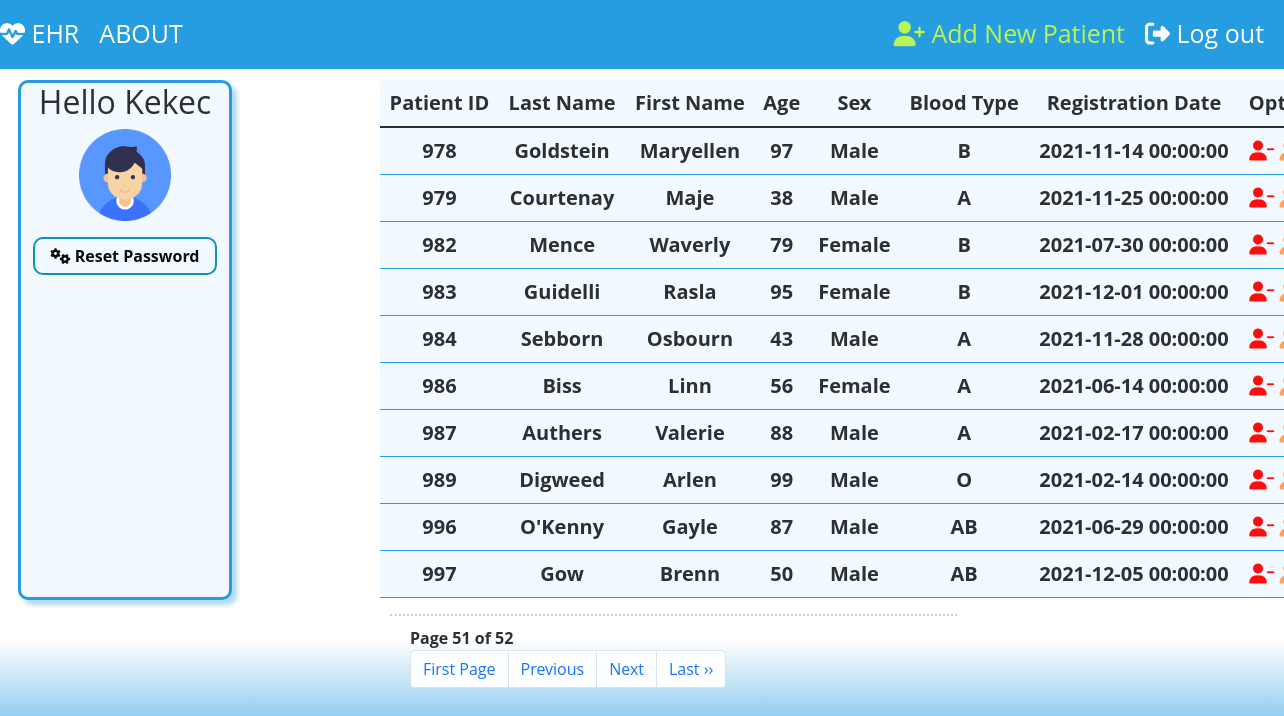
The app's page /Main.php?page_no=51 (signed in) with its own data.
### tables this page shows
CREATE TABLE `patients` (
  `patientID` int(11) NOT NULL,
  `lastName` varchar(255) DEFAULT NULL,
  `firstName` varchar(255) DEFAULT NULL,
  `age` int(11) DEFAULT NULL,
  `sex` varchar(255) DEFAULT NULL,
  `bloodType` varchar(255) DEFAULT NULL,
  `registrationDate` datetime DEFAULT NULL,
  `bloodPressure` varchar(255) DEFAULT NULL,
  `image` longblob DEFAULT NULL,
  `id` int(11) DEFAULT NULL
);

### Main.php (the view, shortened to what this page needs)
<!DOCTYPE html>
<html>
<head>
    <link href="https://cdn.jsdelivr.net/npm/bootstrap@5.1.3/dist/css/bootstrap.min.css" rel="stylesheet">
</head>
<body style="background-color:#fbfbff">
<nav>
  <ul class="nav-bar">
	  <li class="nav-bar_item"><a class="logo" href="Main.php"><i class="fas fa-heartbeat"></i> EHR</a></li>
	  <li class="nav-bar_item"><a class="logo" href="about.php">about</a></li>
  </ul>
	<ul class="nav-bar">
		<li class="nav-bar_item"><a href="create.php" style="color:#B5F44A"><i class="fas fa-user-plus" style="color:#B5F44A"></i> Add New Patient</a></li>
		<li class="nav-bar_item"><a href="logout.php"><i class="fas fa-sign-out-alt"></i> Log out</a></li>
	</ul>
</nav>
<div class="row">
<div class="col-2" style="background-color:#f3faff; height:520px; margin-left:30px; margin-top: 80px; margin-right:10px; border-style:solid; border-color:#1b98e0; box-shadow: 5px 5px 5px lightblue; border-radius:10px;position:fixed;">
  <h2 style="text-align: center;"> Hello <?php echo $_SESSION["username"];?> </h2>
  <p><img src="user_1.png" class="imgcenter"/></p>
  <button class="button button2"><b><a class ="card1" href="resetPassword.php"><i class="fas fa-cogs"></i> Reset Password</a></b></button><br>
</div>
<?php
  require_once "config.php";
  if (isset($_GET['page_no']) && $_GET['page_no']!="")
  {
    $page_no = $_GET['page_no'];
  }
  else
  {
    $page_no = 1;
  }
  $total_records_per_page = 10;
  $offset = ($page_no-1) * $total_records_per_page;
  $previous_page = $page_no - 1;
  $next_page = $page_no + 1;
  $result_count = mysqli_query(
    $link,
    "SELECT COUNT(*) As total_records FROM `patients` WHERE {$_SESSION['id']} = id"
    );
    $total_records = mysqli_fetch_array($result_count);
    $total_records = $total_records['total_records'];
    $total_no_of_pages = ceil($total_records / $total_records_per_page);
  $sql = "SELECT * FROM patients WHERE {$_SESSION['id']} = id  LIMIT $offset, $total_records_per_page";
  if($result = mysqli_query($link,$sql))
  {
    if(mysqli_num_rows($result) >= 0)
    {
      echo "<br>";
      echo "<div id='table'class='col-9' style='max-width: 85%'; 'overflow-y = auto';>";
      echo '<table class = "table rounded-3 text-center table-responsive table-rounded  table-hover" style="background-color: #f3faff; margin-top: 80px; border-color:#1b98e0; font-size: 20px; font-weight: bold; margin-left: 380px;">';
        echo '<thead>';
            echo '<tr>';
            echo '<th>Patient ID</th>';
            echo '<th>Last Name</th>';
            echo '<th>First Name</th>';
            echo '<th>Age</th>';
            echo '<th>Sex</th>';
            echo '<th>Blood Type</th>';
            echo '<th>Registration Date</th>';
            echo '<th>Options</th>';
          echo '</tr>';
          echo '</thead>';
          echo '<tbody>';
          echo '</div>';
            while($row = mysqli_fetch_array($result))
            {
              echo '<tr class="table-row" data-href="read.php?patientID='. $row['patientID'] .'" style="text-align: center; vertical-align: middle;">';
                echo '<td>' . $row['patientID'] . '</td>';
                echo '<td>' . $row['lastName'] . '</td>';
                echo '<td>' . $row['firstName'] . '</td>';
                echo '<td>' . $row['age'] . '</td>';
                echo '<td>' . $row['sex'] . '</td>';
                echo '<td>' . $row['bloodType'] . '</td>';
                echo '<td>' . $row['registrationDate'] . '</td>';
                echo '<td><a href="delete.php?patientID='. $row['patientID'].'"><i class="fas fa-user-minus" title="Delete patient record" style="color:red"></i></a> <a href="update.php?patientID='. $row['patientID'] .'"><i class="fas fa-user-edit" title=" Update patient record"style="color:#FF9B54"></i></a> <a href="read.php?patientID='. $row['patientID'] .'"><i class=" fas fa-solid fa-book-medical" title="Read patient record"></i></a></td>';
              echo '</tr>';
            }
    }
  }
?>
<div style='padding: 10px 20px 0px; border-top: dotted 2px #CCC; margin-left:390px; max-width:74%;'>
    <strong>Page <?php echo $page_no." of ".$total_no_of_pages; ?></strong>
<ul class="pagination">
<?php if($page_no > 1){
echo "<li class='page-item'><a class='page-link' href='?page_no=1'>First Page</a></li>";
} ?>
<li class='page-item' <?php if($page_no <= 1){ echo "class='disabled'"; } ?>>
<a class='page-link'<?php if($page_no > 1){
echo "href='?page_no=$previous_page'";
} ?>>Previous</a>
</li>
<li class='page-item'<?php if($page_no >= $total_no_of_pages){
echo "class='disabled'";
} ?>>
<a class='page-link'<?php if($page_no < $total_no_of_pages) {
echo "href='?page_no=$next_page'";
} ?>>Next</a>
</li>
<?php if($page_no < $total_no_of_pages){
echo "<li class='page-item'><a class='page-link' href='?page_no=$total_no_of_pages'>Last &rsaquo;&rsaquo;</a></li>";
} ?>
</ul>
</div>
</body>
</html>

### records on screen
patients: patientID "978", lastName "Goldstein", firstName "Maryellen", age "97", sex "Male", bloodType "B", registrationDate "2021-11-14 00:00:00"
patients: patientID "979", lastName "Courtenay", firstName "Maje", age "38", sex "Male", bloodType "A", registrationDate "2021-11-25 00:00:00"
patients: patientID "982", lastName "Mence", firstName "Waverly", age "79", sex "Female", bloodType "B", registrationDate "2021-07-30 00:00:00"
patients: patientID "983", lastName "Guidelli", firstName "Rasla", age "95", sex "Female", bloodType "B", registrationDate "2021-12-01 00:00:00"
patients: patientID "984", lastName "Sebborn", firstName "Osbourn", age "43", sex "Male", bloodType "A", registrationDate "2021-11-28 00:00:00"
patients: patientID "986", lastName "Biss", firstName "Linn", age "56", sex "Female", bloodType "A", registrationDate "2021-06-14 00:00:00"
patients: patientID "987", lastName "Authers", firstName "Valerie", age "88", sex "Male", bloodType "A", registrationDate "2021-02-17 00:00:00"
patients: patientID "989", lastName "Digweed", firstName "Arlen", age "99", sex "Male", bloodType "O", registrationDate "2021-02-14 00:00:00"
patients: patientID "996", lastName "O'Kenny", firstName "Gayle", age "87", sex "Male", bloodType "AB", registrationDate "2021-06-29 00:00:00"
patients: patientID "997", lastName "Gow", firstName "Brenn", age "50", sex "Male", bloodType "AB", registrationDate "2021-12-05 00:00:00"

### other values on screen
$_SESSION["username"] "Kekec"
$page_no "51"
$total_no_of_pages "52"
